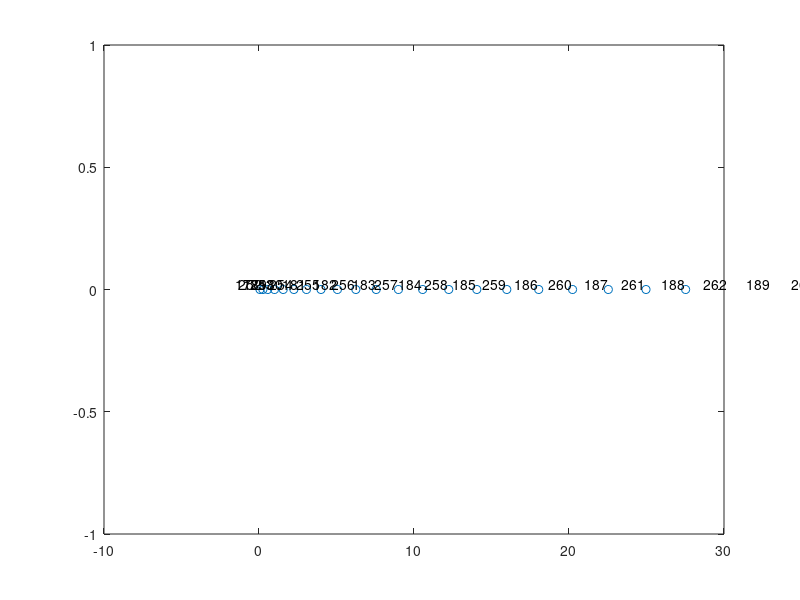
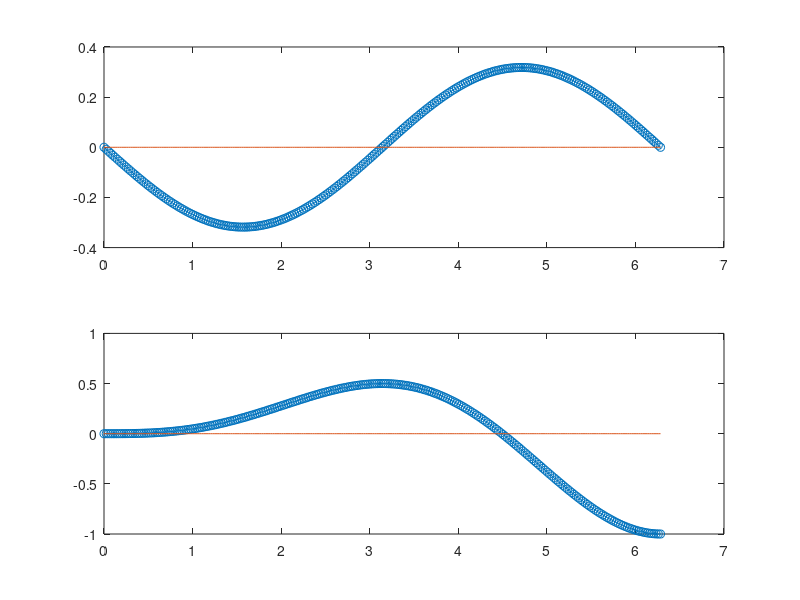

Recreate these plots in MATLAB, in order.
clc
clear

xint = 0;
xend = 2*pi;
% xend = 20;
N = 251;
Nr = N+1;
% cheb dif mat
% [D,x] = cheb(N);

% Dx = D/((xend-xint)/2);
I = eye(Nr);

% Dx2 = Dx^2;
xx = linspace(xint,xend,Nr);
h = (xend-xint)/(Nr-1);
xreal = xx;
% uni dif mat

fracDl = (-1/(2*h)).*ones(Nr,1);
fracDm = zeros(Nr,1);
fracDr = (1/(2*h)).*ones(Nr,1);

D = spdiags([fracDl fracDm fracDr],-1:1,Nr,Nr);

Dx = full(D);
% forward
Dx(1,1) = -3/(2*h);
Dx(1,2) = 4/(2*h);
Dx(1,3) = -1/(2*h);
% backward
Dx(Nr,Nr) = 3/(2*h);
Dx(Nr,Nr-1) = -4/(2*h);
Dx(Nr,Nr-2) = 1/(2*h);


fracD2l = (1/h^2).*ones(Nr,1);
fracD2m = (-2/h^2).*ones(Nr,1);
fracD2r = (1/h^2).*ones(Nr,1);

D2 = spdiags([fracD2l fracD2m fracD2r],-1:1,Nr,Nr);
D2x = full(D2);
% forward
D2x(1,1) = 2/h^2;
D2x(1,2) = -5/h^2;
D2x(1,3) = 4/h^2;
D2x(1,4) = -1/h^2;
% backward
D2x(Nr,Nr) = 2/h^2;
D2x(Nr,Nr-1) = -5/h^2;
D2x(Nr,Nr-2) = 4/h^2;
D2x(Nr,Nr-3) = -1/h^2;

% xreal = (xint+xend)/2 + xx*(xend-xint)/2;
% xreal = flip(xreal);

% check mesh
% figure()
% plot(xx,'o')
% hold on
% plot(xreal,'^')

% mat fill

LHS11 = D2x;
LHS12 = zeros(Nr,Nr);
LHS21 = I;
LHS22 = D2x;

RHS11 = -I;
% RHS11 = zeros(Nr,Nr);
RHS12 = zeros(Nr,Nr);
RHS21 = zeros(Nr,Nr);
RHS22 = -I;

% BCs

%左边界值为0
LHS11(1,:) = I(1,:);
LHS12(1,:) = 0;
RHS11(1,:) = 0;

LHS22(1,:) = I(1,:);
LHS21(1,:) = 0;
RHS22(1,:) = 0;

% 右边界值为0
LHS11(Nr,:) = I(Nr,:);
% LHS11(Nr,:) = Dx(Nr,:);
LHS12(Nr,:) = 0;
RHS11(Nr,:) = 0;

% LHS22(Nr,:) = I(Nr,:);
LHS22(Nr,:) = Dx(Nr,:);
LHS21(Nr,:) = 0;
RHS22(Nr,:) = 0;

LHS = [LHS11,LHS12;LHS21,LHS22];
RHS = [RHS11,RHS12;RHS21,RHS22];
%%
% solve
[V,Dnew] = eig(LHS,RHS);
% [V,D] = eigs(LHS,RHS,60,'smallestabs');

Omegalist=diag(Dnew);
Omeganew=Omegalist;
Vnew=V;


realOme=real(Omeganew);
imagOme=imag(Omeganew);

figure()
plot(realOme,imagOme,'o')

hold on
xlim([-10,30])
for i = 1:1:length(Omeganew)
    text(realOme(i), imagOme(i), num2str(i), 'VerticalAlignment','bottom', 'HorizontalAlignment','right');
end
%%

TRY = 253;

% C=realOme(TRY,1);
% Aal = 1;
% ureal = Aal.*(-exp(-C.*xx) - sqrt(C).*sin(sqrt(C).*xx) + cos(sqrt(C).*xx))./(sqrt(C).*(C + 1));



figure()
subplot(2,1,1)
plot(xreal,real(Vnew(1:Nr,TRY)),'-o')
hold on
% ylim([0,2*10e-13])
plot(xreal,imag(Vnew(1:Nr,TRY)),'-')
hold on
% plot(xx,ureal,'m-','LineWidth',2)
% hold on
subplot(2,1,2)
plot(xreal,real(Vnew(Nr+1:end,TRY)),'-o')
hold on
plot(xreal,imag(Vnew(Nr+1:end,TRY)),'-')
hold on
